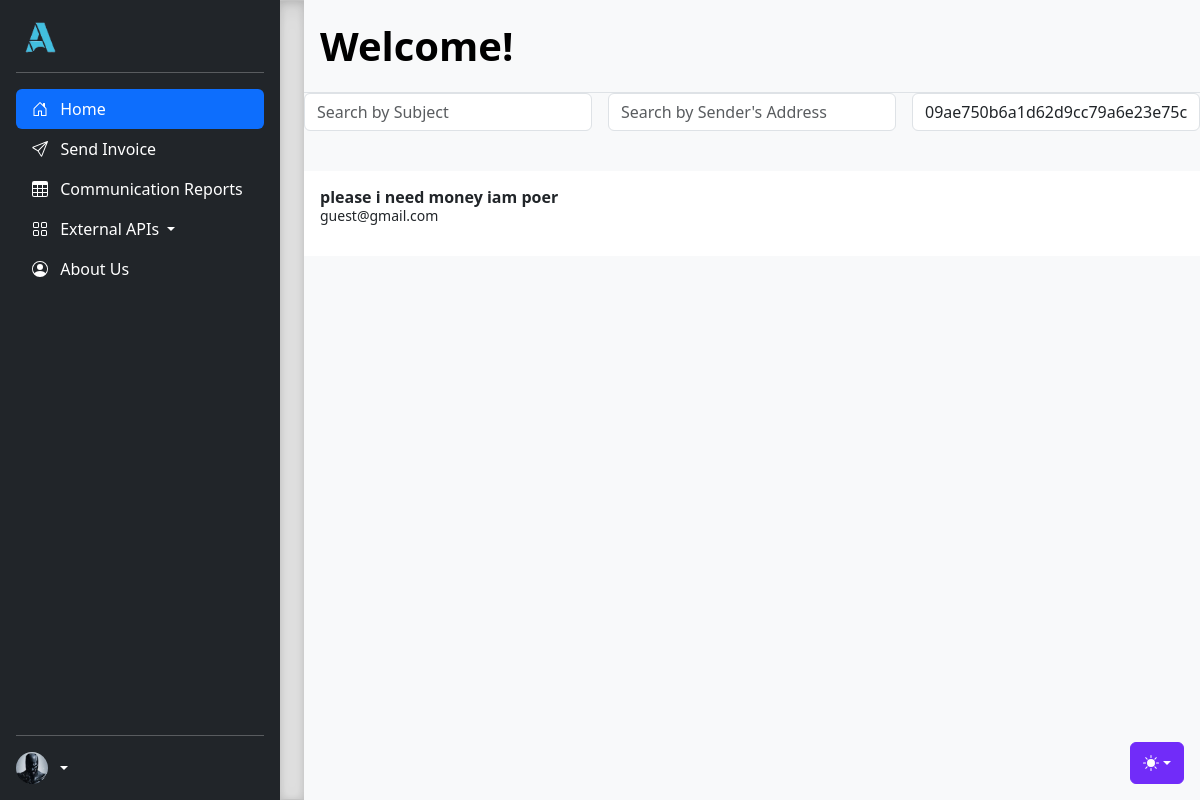
Page /mailbox/?invoice_id=09ae750b6a1d62d9cc79a6e23e75c5f365d53e5b63cbe516 (signed in) on the committed database.
### backend/src/models.py (models this page shows)
class Invoice(db.Model):
    id = db.Column(db.String(80), unique=True, primary_key=True)
    subject = db.Column(db.String(255), nullable=False)
    body = db.Column(db.Text, nullable=False)
    date_sent = db.Column(db.DateTime, nullable=False)
    user_id = db.Column(db.String(80), db.ForeignKey('user.id'))
    is_incoming = db.Column(db.Boolean, default=True, nullable=False)
    communication_report = relationship("CommunicationReport", back_populates="invoice", uselist=False)
    sent_to_user_id = db.Column(db.String(80), db.ForeignKey('user.id'))

class User(db.Model):
    id = db.Column(db.String(80), unique=True, primary_key=True)
    first_name = db.Column(db.String(50), nullable=False)
    last_name = db.Column(db.String(50), nullable=False)
    email = db.Column(db.String(100), unique=True, nullable=False)
    image_file = db.Column(db.String(20), nullable=False, default='default.png')
    password = db.Column(db.String(100), nullable=False)
    token_rel = relationship("Token", back_populates="user_rel")

### backend/src/mailbox.py (the view, shortened to what this page needs)
@mailbox.route('', methods=['GET'])
def mailBox():
    user_id_a = session.get('user_id')
    if not user_id_a:
        return jsonify({'error': 'Invalid userId'}), 400
    user = User.query.filter_by(id=user_id_a).first()
    search_subject = request.args.get('subject', '')
    search_sender_address = request.args.get('sender_address', '')
    search_invoice_id = request.args.get('invoice_id', '')
    received_mails_query = Invoice.query.join(User, Invoice.user_id == User.id).filter(Invoice.sent_to_user_id == user_id_a)
    if search_subject:
        received_mails_query = received_mails_query.filter(Invoice.subject.ilike(f'%{search_subject}%'))
    if search_sender_address:
        received_mails_query = received_mails_query.filter(User.email.ilike(f'%{search_sender_address}%'))
    if search_invoice_id:
        received_mails_query = received_mails_query.filter(Invoice.id == search_invoice_id)
    received_mails = received_mails_query.all()
    current_datetime = datetime.now()
    formatted_mail = []
    for mail in received_mails:
        user = User.query.filter_by(id=mail.user_id).first()
        new_mail = {
            'id': mail.id,
            'subject': mail.subject,
            'body': mail.body,
            'date_sent': mail.date_sent,
            'user_id': mail.user_id,
            'is_incoming': mail.is_incoming,
            'sender_mail': user.email
        }
        formatted_mail.append(new_mail)
    for i in received_mails:
        existing_report = CommunicationReport.query.filter_by(invoice_id=i.id, user_id=user_id_a).first()
        if existing_report:
            continue
    return render_template(
        'mailbox.html',
        received_mails=formatted_mail,
        current_datetime=current_datetime,
        search_subject=search_subject,
        search_sender_address=search_sender_address,
    )

### templates/mailbox.html (shortened to what this page needs)
<!doctype html>
<html lang="en" data-bs-theme="auto">
<head>
    <link href="https://cdn.jsdelivr.net/npm/bootstrap-icons@1.8.1/font/bootstrap-icons.css" rel="stylesheet">
    <link rel="stylesheet" href="https://cdn.jsdelivr.net/npm/@docsearch/css@3">
    <link href="/static/css/bootstrap.min.css" rel="stylesheet"
>
    <link href="/static/sidebars.css" rel="stylesheet">
</head>
<body>
    <div class="dropdown position-fixed bottom-0 end-0 mb-3 me-3 bd-mode-toggle">
        <button class="btn btn-bd-primary py-2 dropdown-toggle d-flex align-items-center" id="bd-theme" type="button"
            aria-expanded="false" data-bs-toggle="dropdown" aria-label="Toggle theme (auto)">
            <svg class="bi my-1 theme-icon-active" width="1em" height="1em">
                <use href="#circle-half"></use>
            </svg>
        </button>
    </div>
    <main class="d-flex flex-nowrap">
        <div class="d-flex flex-column flex-shrink-0 p-3 text-bg-dark" style="width: 280px;">
            <p class="d-flex align-items-center mb-3 mb-md-0 me-md-auto text-white text-decoration-none">
                <img src="/static/images/logo.png"
                    class="d-flex align-items-center mb-3 mb-md-0 me-md-auto text-white text-decoration-none"
                    style="height: 40px;">
            </p>
            <hr>
            <ul class="nav nav-pills flex-column mb-auto">
                <li class="nav-item">
                    <a href="{{ url_for('mailbox_route.mailBox') }}" class="nav-link active" aria-current="page">
                      <svg class="bi pe-none me-2" width="16" height="16"><use xlink:href="#home"/></svg>
                      Home
                    </a>
                  </li>
                <li>
                    <a href="{{ url_for('mailbox_route.sending') }}" class="nav-link text-white">
                        <span class="text-padding">&nbsp;&nbsp;Send Invoice</span>
                    </a>
                </li>
                <li>
                    <a href="{{ url_for('reports.reportBox') }}" class="nav-link text-white">
                        <svg class="bi pe-none me-2" width="16" height="16">
                            <use xlink:href="#table" />
                        </svg>
                        Communication Reports
                    </a>
                </li>
                <li class="dropdown">
                    <button class="nav-link text-white dropdown-toggle" type="button" id="productsDropdown" data-bs-toggle="dropdown" aria-expanded="false">
                        <svg class="bi pe-none me-2" width="16" height="16">
                            <use xlink:href="#grid" />
                        </svg>
                        External APIs
                    </button>
                </li>
                <li>
                    <a href="{{ url_for('about') }}" class="nav-link text-white">
                        <svg class="bi pe-none me-2" width="16" height="16">
                            <use xlink:href="#people-circle" />
                        </svg>
                        About Us
                    </a>
                </li>
            </ul>
            <hr>
            <div class="dropdown">
                <a href="#" class="d-flex align-items-center text-white text-decoration-none dropdown-toggle"
                    data-bs-toggle="dropdown" aria-expanded="false">
                    <img src="/static/profile_pictures/default.png" alt="" width="32" height="32" class="rounded-circle me-2">
                </a>
            </div>
        </div>
        <div class="b-example-divider b-example-vr"></div>
        <div class="d-flex flex-column align-items-stretch flex-shrink-0 bg-body-tertiary" style="width: 1200px;">
            <span class="d-flex align-items-center flex-shrink-0 p-3 link-body-emphasis text-decoration-none border-bottom fs-5 fw-semibold" style="font-size: 40px !important; text-align: center;">
                Welcome!
            </span>
            <div class="content">
                <form action="{{ url_for('mailbox_route.mailBox') }}" method="get" class="row g-3">
                    <div class="col-md-3">
                        <input type="text" name="subject" placeholder="Search by Subject" value="{{ request.args.get('subject', '') }}" class="form-control">
                    </div>
                    <div class="col-md-3">
                        <input type="text" name="sender_address" placeholder="Search by Sender's Address" value="{{ request.args.get('sender_address', '') }}" class="form-control">
                    </div>
                    <div class="col-md-3">
                        <input type="text" name="invoice_id" placeholder="Search by Invoice ID" value="{{ request.args.get('invoice_id', '') }}" class="form-control">
                    </div>
                </form>
                {% if received_mails %}
                <div class="list-group list-group-flush mt-4">
                    {% for mail in received_mails|reverse %}
                    <div class="list-group-item py-3 lh-sm" aria-current="true" onclick="window.location='{{ url_for('mailbox_route.invoiceShow', invoiceId=mail.id) }}'">
                        <div class="d-flex justify-content-between">
                            <div class="pe-3">
                                <strong class="mb-1">{{ mail.subject }}</strong>
                                <div class="mb-1 small">{{ mail.sender_mail }}</div>
                            </div>
                        </div>
                    </div>
                    {% endfor %}
                </div>
                {% else %}
                <p>Mailbox empty!</p>
                {% endif %}
            </div>
        </div>
    </main>
</body>
</html>

### static/sidebars.css (style rules this page uses)
body { min-height: 100vh; min-height: -webkit-fill-available; }
html { height: -webkit-fill-available; }
main { height: 100vh; height: -webkit-fill-available; max-height: 100vh; overflow-x: auto; overflow-y: hidden; }
.dropdown-toggle { outline: 0; }

### templates/mailbox.html (style rules this page uses)
.b-example-divider { width: 100%; height: 3rem; background-color: rgba(0, 0, 0, .1); border: solid rgba(0, 0, 0, .15); border-width: 1px 0; box-shadow: inset 0 .5em 1.5em rgba(0, 0, 0, .1), inset 0 .125em .5em rgba(0, 0, 0, .15); }
.b-example-vr { flex-shrink: 0; width: 1.5rem; height: 100vh; }
.bi { vertical-align: -.125em; fill: currentColor; }
.btn-bd-primary { --bd-violet-bg: #712cf9; --bd-violet-rgb: 112.520718, 44.062154, 249.437846; --bs-btn-font-weight: 600; --bs-btn-color: var(--bs-white); --bs-btn-bg: var(--bd-violet-bg); --bs-btn-border-color: var(--bd-violet-bg); --bs-btn-hover-color: var(--bs-white); --bs-btn-hover-bg: #6528e0; --bs-btn-hover-border-color: #6528e0; --bs-btn-focus-shadow-rgb: var(--bd-violet-rgb); --bs-btn-active-color: var(--bs-btn-hover-color); --bs-btn-active-bg: #5a23c8; --bs-btn-active-border-color: #5a23c8; }
.bd-mode-toggle { z-index: 1500; }
.list-group-item { border: none; cursor: pointer; transition: background-color 0.3s; }

### rows in the picture
Invoice: subject "please i need money iam poer"
User: sender_mail "guest@gmail.com"
